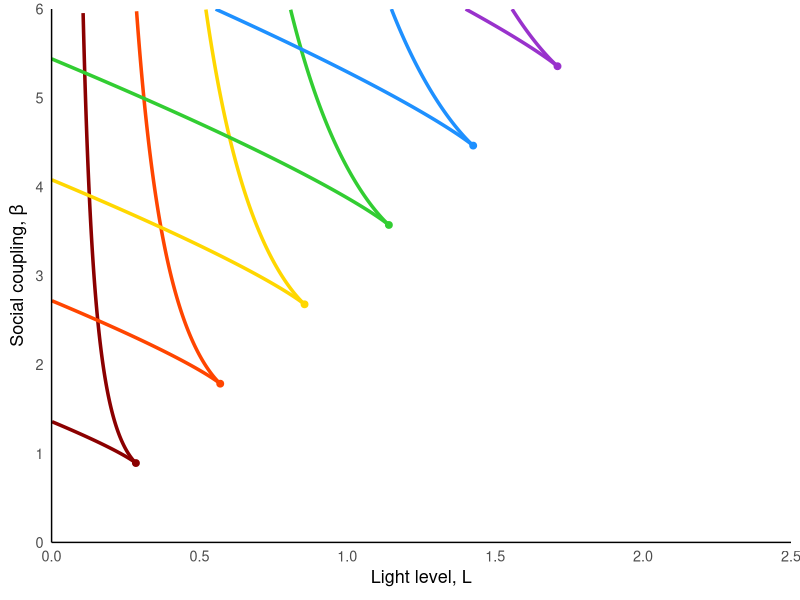
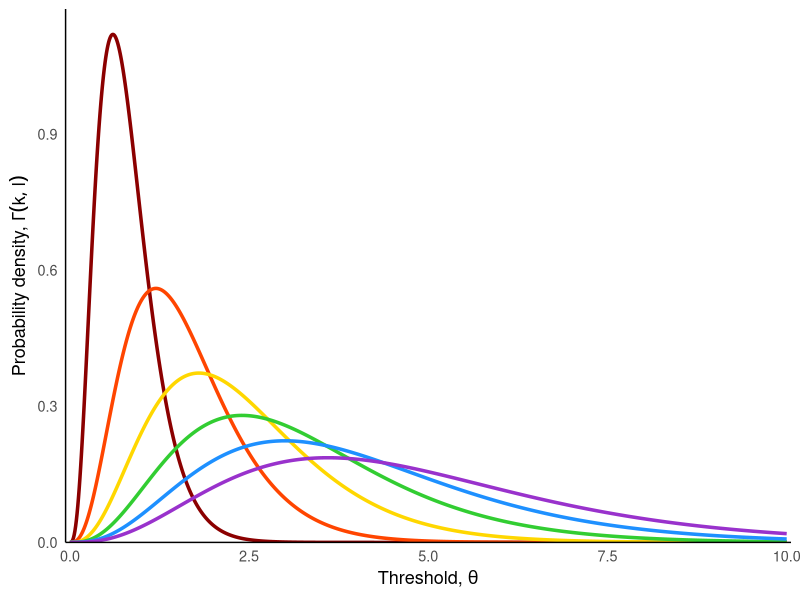
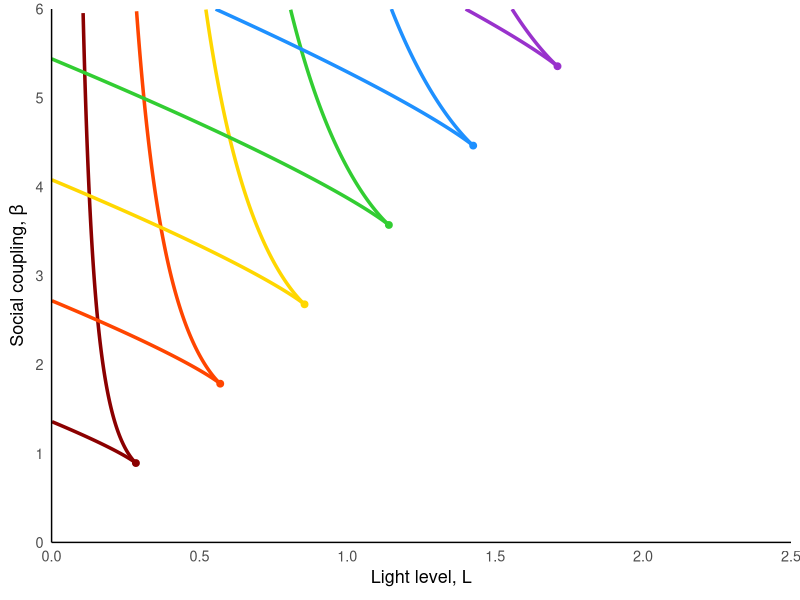
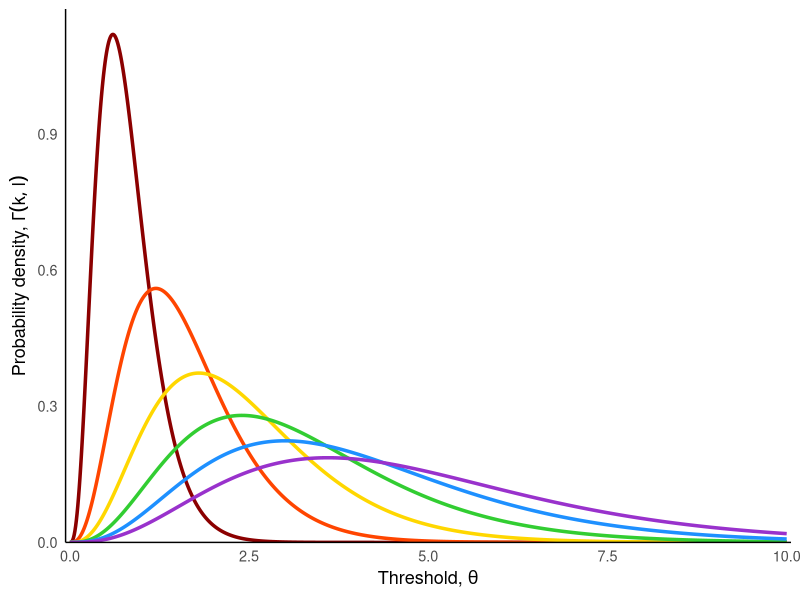

The R script that drew these images, in order:
library(ggplot2)
library(dplyr)

# -------------------------------
# Parameters
# -------------------------------
alpha <- 1
L_max <- 2.5
beta_max <- 6

# -------------------------------
# Function to compute fold curve branches
# -------------------------------
compute_fold_branches <- function(shape, scale, alpha = 1, L_max = 1.5, beta_max = 6) {
  
  # Local gamma PDF & CDF functions
  f_gamma_local <- function(z) dgamma(z, shape = shape, scale = scale)
  F_gamma_local <- function(z) pgamma(z, shape = shape, scale = scale)
  
  # Local fold curve functions
  beta_of_z_local <- function(z) 1 / f_gamma_local(z)
  L_of_z_local <- function(z) (z - F_gamma_local(z)/f_gamma_local(z)) / alpha
  
  # Generate fold curve
  z_vals <- seq(0.05, 10, length.out = 8000)
  curve <- data.frame(
    z = z_vals,
    L = L_of_z_local(z_vals),
    beta = beta_of_z_local(z_vals)
  ) |> filter(L >= 0, L <= L_max, beta >= 0, beta <= beta_max)
  
  # Split at cusp
  z_c <- (shape - 1) * scale
  lower_branch <- curve |> filter(z <= z_c) |> arrange(L)
  upper_branch <- curve |> filter(z >= z_c) |> arrange(desc(L))
  
  # Return list with branches and cusp info
  list(
    lower_branch = lower_branch,
    upper_branch = upper_branch,
    z_cusp = z_c,
    L_cusp = L_of_z_local(z_c),
    beta_cusp = beta_of_z_local(z_c)
  )
}

# -------------------------------
# Gamma PDF & CDF
# -------------------------------
f_gamma <- function(z) dgamma(z, shape = shape, scale = scale)
F_gamma <- function(z) pgamma(z, shape = shape, scale = scale)

# -------------------------------
# Fold curve
# -------------------------------
beta_of_z <- function(z) 1 / f_gamma(z)
L_of_z <- function(z) (z - F_gamma(z)/f_gamma(z)) / alpha

# Compute branches using the function
branches1 <- compute_fold_branches(4, 0.2, alpha, L_max, beta_max)
lower_branch1 <- branches1$lower_branch
upper_branch1 <- branches1$upper_branch
L_cusp1 <- branches1$L_cusp
beta_cusp1 <- branches1$beta_cusp

# Compute branches using the function
branches2 <- compute_fold_branches(4, 0.4, alpha, L_max, beta_max)
lower_branch2 <- branches2$lower_branch
upper_branch2 <- branches2$upper_branch
L_cusp2 <- branches2$L_cusp
beta_cusp2 <- branches2$beta_cusp

# Compute branches using the function
branches3 <- compute_fold_branches(4, 0.6, alpha, L_max, beta_max)
lower_branch3 <- branches3$lower_branch
upper_branch3 <- branches3$upper_branch
L_cusp3 <- branches3$L_cusp
beta_cusp3 <- branches3$beta_cusp

# Compute branches using the function
branches4 <- compute_fold_branches(4, 0.8, alpha, L_max, beta_max)
lower_branch4 <- branches4$lower_branch
upper_branch4 <- branches4$upper_branch
L_cusp4 <- branches4$L_cusp
beta_cusp4 <- branches4$beta_cusp

# Compute branches using the function
branches5 <- compute_fold_branches(4, 1, alpha, L_max, beta_max)
lower_branch5 <- branches5$lower_branch
upper_branch5 <- branches5$upper_branch
L_cusp5 <- branches5$L_cusp
beta_cusp5 <- branches5$beta_cusp

# Compute branches using the function
branches6 <- compute_fold_branches(4, 1.2, alpha, L_max, beta_max)
lower_branch6 <- branches6$lower_branch
upper_branch6 <- branches6$upper_branch
L_cusp6 <- branches6$L_cusp
beta_cusp6 <- branches6$beta_cusp

# -------------------------------
# Plot
# -------------------------------
# Define rainbow color palette (red to violet, darkest to lightest)
rainbow_colors <- c("#8B0000", "#FF4500", "#FFD700", "#32CD32", "#1E90FF", "#9932CC")

ggplot() +
  
  # fold curves with different rainbow shades
  geom_path(data = lower_branch1, aes(L, beta), colour = rainbow_colors[1], linewidth = 1.2) +  # Dark red
  geom_path(data = upper_branch1, aes(L, beta), colour = rainbow_colors[1], linewidth = 1.2) +
  geom_path(data = lower_branch2, aes(L, beta), colour = rainbow_colors[2], linewidth = 1.2) +  # Orange red
  geom_path(data = upper_branch2, aes(L, beta), colour = rainbow_colors[2], linewidth = 1.2) +
  geom_path(data = lower_branch3, aes(L, beta), colour = rainbow_colors[3], linewidth = 1.2) +  # Gold
  geom_path(data = upper_branch3, aes(L, beta), colour = rainbow_colors[3], linewidth = 1.2) +
  geom_path(data = lower_branch4, aes(L, beta), colour = rainbow_colors[4], linewidth = 1.2) +  # Lime green
  geom_path(data = upper_branch4, aes(L, beta), colour = rainbow_colors[4], linewidth = 1.2) +
  geom_path(data = lower_branch5, aes(L, beta), colour = rainbow_colors[5], linewidth = 1.2) +  # Dodger blue
  geom_path(data = upper_branch5, aes(L, beta), colour = rainbow_colors[5], linewidth = 1.2) +
  geom_path(data = lower_branch6, aes(L, beta), colour = rainbow_colors[6], linewidth = 1.2) +  # Dark orchid
  geom_path(data = upper_branch6, aes(L, beta), colour = rainbow_colors[6], linewidth = 1.2) +
  
  # cusp points with matching rainbow shades
  geom_point(aes(x = L_cusp1, y = beta_cusp1), colour = rainbow_colors[1], size = 2) +
  geom_point(aes(x = L_cusp2, y = beta_cusp2), colour = rainbow_colors[2], size = 2) +
  geom_point(aes(x = L_cusp3, y = beta_cusp3), colour = rainbow_colors[3], size = 2) +
  geom_point(aes(x = L_cusp4, y = beta_cusp4), colour = rainbow_colors[4], size = 2) +
  geom_point(aes(x = L_cusp5, y = beta_cusp5), colour = rainbow_colors[5], size = 2) +
  geom_point(aes(x = L_cusp6, y = beta_cusp6), colour = rainbow_colors[6], size = 2) +
  
  
  # # labels on cusp points
  # geom_text(aes(x = L_cusp1-0.05, y = beta_cusp1-0.2), 
  #          label = "atop(italic(k)==4.0, italic(l)==0.8)",
  #          colour = "black", size = 3, hjust = 0, parse = TRUE) +
  # geom_text(aes(x = L_cusp2-0.05, y = beta_cusp2-0.2), 
  #          label = "atop(italic(k)==1.5, italic(l)==2.1)", 
  #          colour = "black", size = 3, hjust = 0, parse = TRUE) +
  # geom_text(aes(x = L_cusp3-0.05, y = beta_cusp3-0.2), 
  #          label = "atop(italic(k)==2.0, italic(l)==1.6)", 
  #          colour = "black", size = 3, hjust = 0, parse = TRUE) +
  # geom_text(aes(x = L_cusp4-0.05, y = beta_cusp4-0.2), 
  #          label = "atop(italic(k)==8.0, italic(l)==0.4)", 
  #          colour = "black", size = 3, hjust = 0, parse = TRUE) +
  # geom_text(aes(x = L_cusp5-0.05, y = beta_cusp5-0.2), 
  #          label = "atop(italic(k)==16, italic(l)==0.2)", 
  #          colour = "black", size = 3, hjust = 0, parse = TRUE) +
  # geom_text(aes(x = L_cusp6-0.05, y = beta_cusp6-0.2), 
  #          label = "atop(italic(k)==1.2, italic(l)==2.7)", 
  #          colour = "black", size = 3, hjust = 0, parse = TRUE) +
  # axes
  coord_cartesian(xlim = c(0, L_max), ylim = c(0, beta_max)) +
  scale_x_continuous(expand = c(0, 0)) +
  scale_y_continuous(expand = c(0, 0)) +
  labs(x = expression("Light level, " * L), y = expression("Social coupling, " * beta)) +
  theme_minimal(base_size = 13) +
  theme(
    panel.grid.major = element_blank(),
    panel.grid.minor = element_blank(),
    axis.line = element_line(color = "black", size = 0.5
  ))


ggsave("Figure 3/analytic_number_of_fps_vary_params_scale.pdf", width = 7, height = 7)

# -------------------------------
# Plot underlying gamma distributions
# -------------------------------

# Create data for plotting gamma PDFs
z_range <- seq(0, 10, length.out = 1000)

# Generate gamma PDF data for each parameter set
gamma_data <- data.frame(
  z = rep(z_range, 6),
  density = c(
    dgamma(z_range, shape = 4, scale = 0.2),      # branches1
    dgamma(z_range, shape = 4, scale = 0.4),  # branches2  
    dgamma(z_range, shape = 4, scale = 0.6),      # branches3
    dgamma(z_range, shape = 4, scale = 0.8),      # branches4
    dgamma(z_range, shape = 4, scale = 1),    # branches5
    dgamma(z_range, shape = 4, scale = 1.2)   # branches6
  ),
  group = rep(c("k=4.0, θ=0.2", "k=4.0, θ=0.4", "k=4.0, θ=0.6", 
                "k=4.0, θ=0.8", "k=4.0, θ=1.0", "k=4.0, θ=1.2"), each = length(z_range)),
  color_index = rep(c(1, 2, 3, 4, 5, 6), each = length(z_range))
)

# Create data for gamma distribution labels
gamma_labels <- data.frame(
  x = c(max(0, (4-1)*0.2) + 0.3,
        max(0, (4-1)*0.4) + 0.3,
        max(0, (4-1)*0.6) + 0.3,
        max(0, (4-1)*0.8) + 0.3,
        max(0, (4-1)*1.0) + 0.3,
        max(0, (4-1)*1.2) + 0.3),
  y = c(dgamma(max(0.01, (4-1)*0.2), shape = 4, scale = 0.2) + 0.05,
        dgamma(max(0.01, (4-1)*0.4), shape = 4, scale = 0.4) + 0.05,
        dgamma(max(0.01, (4-1)*0.6), shape = 4, scale = 0.6) + 0.05,
        dgamma(max(0.01, (4-1)*0.8), shape = 4, scale = 0.8) + 0.05,
        dgamma(max(0.01, (4-1)*1.0), shape = 4, scale = 1.0) + 0.05,
        dgamma(max(0.01, (4-1)*1.2), shape = 4, scale = 1.2) + 0.05),
  label = c("atop(italic(k)==4.0, theta==0.2)",
            "atop(italic(k)==4.0, theta==0.4)",
            "atop(italic(k)==4.0, theta==0.6)",
            "atop(italic(k)==4.0, theta==0.8)",
            "atop(italic(k)==4.0, theta==1.0)",
            "atop(italic(k)==4.0, theta==1.2)"),
  color = rainbow_colors
)

# Create the gamma distribution plot
p_gamma <- ggplot(gamma_data, aes(x = z, y = density, color = factor(color_index))) +
  geom_line(linewidth = 1.2) +
  scale_color_manual(values = setNames(rainbow_colors, as.character(1:6))) +
  
  # Add labels at the mode (maximum) of each distribution using geom_text with parsing
  # geom_text(data = gamma_labels, aes(x = x, y = y, label = label), 
  #           color = gamma_labels$color, size = 3, hjust = 0, parse = TRUE, inherit.aes = FALSE) +
  
  labs(x = expression("Threshold, " * theta), 
       y = expression("Probability density, " * Gamma(k, l))) +
  theme_minimal(base_size = 13) +
  theme(
    panel.grid.major = element_blank(),
    panel.grid.minor = element_blank(),
    axis.line = element_line(color = "black", size = 0.5),
    legend.position = "none"
  ) +
  coord_cartesian(xlim = c(0, 10), ylim = c(0, max(gamma_data$density) * 1.05))+
  scale_x_continuous(expand = c(0, 0.06)) +
  scale_y_continuous(expand = c(0, 0))

print(p_gamma)
ggsave("Figure 3/gamma_distributions_vary_params_scale.pdf", plot = p_gamma, width = 7, height = 7)
